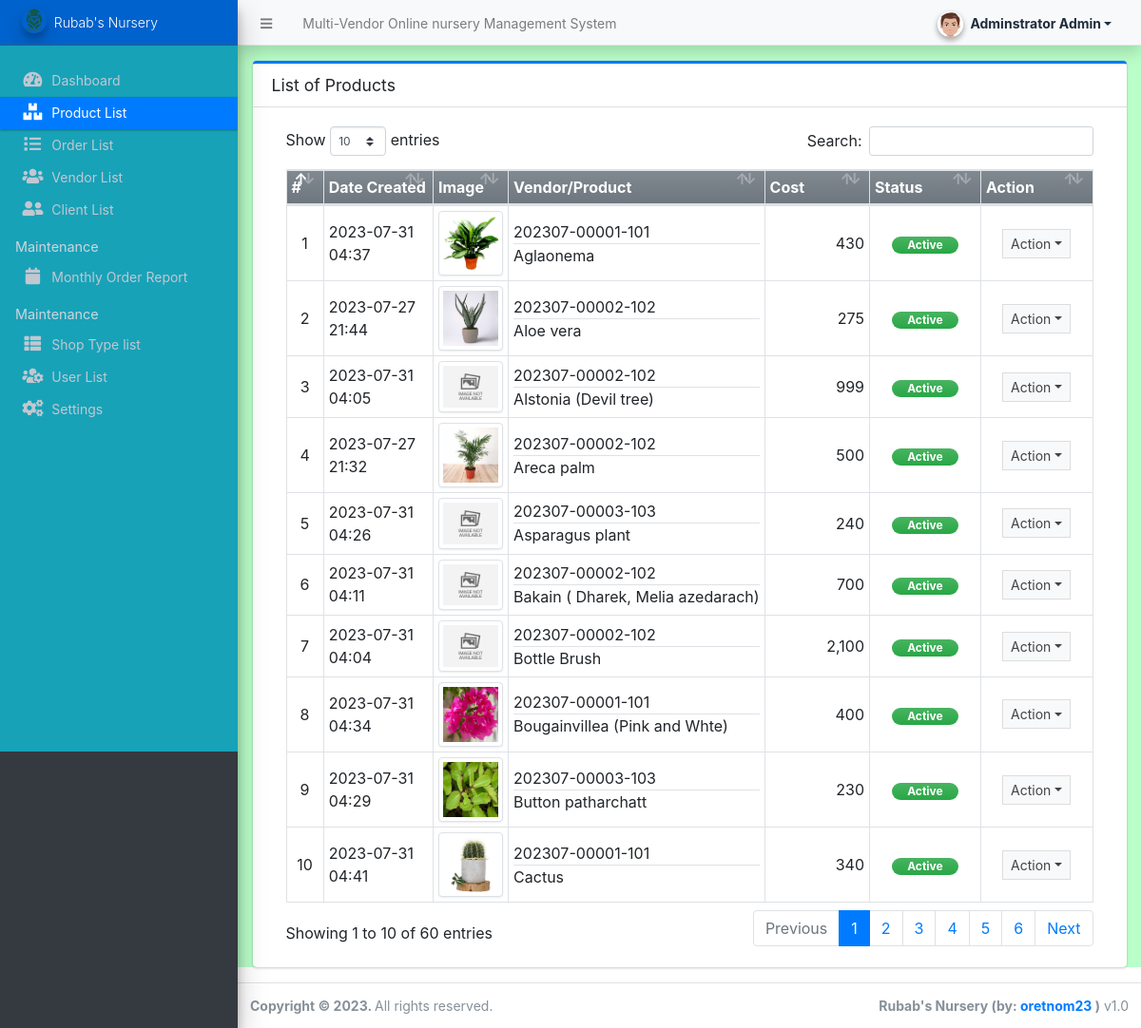
Page /admin/?page=products (signed in) on the committed database.
### tables this page shows
CREATE TABLE `product_list` (
  `id` int(30) NOT NULL,
  `vendor_id` int(30) DEFAULT NULL,
  `category_id` int(30) DEFAULT NULL,
  `name` text NOT NULL,
  `description` text NOT NULL,
  `price` double NOT NULL DEFAULT 0,
  `image_path` text DEFAULT NULL,
  `status` tinyint(1) NOT NULL DEFAULT 1,
  `delete_flag` tinyint(1) NOT NULL DEFAULT 0,
  `date_created` datetime NOT NULL DEFAULT current_timestamp(),
  `date_updated` datetime DEFAULT NULL ON UPDATE current_timestamp()
);

CREATE TABLE `vendor_list` (
  `id` int(30) NOT NULL,
  `code` varchar(100) NOT NULL,
  `shop_type_id` int(30) NOT NULL,
  `shop_name` text NOT NULL,
  `shop_owner` text NOT NULL,
  `contact` text NOT NULL,
  `username` text NOT NULL,
  `password` text NOT NULL,
  `avatar` text DEFAULT NULL,
  `status` tinyint(1) NOT NULL DEFAULT 1,
  `delete_flag` tinyint(1) NOT NULL DEFAULT 0,
  `date_created` datetime NOT NULL DEFAULT current_timestamp(),
  `date_updated` datetime DEFAULT NULL ON UPDATE current_timestamp()
);

### config.php (called while the page is built, shortened)
<?php
function validate_image($file){
    $file = explode("?",$file)[0];
	if(!empty($file)){
		if(is_file(base_app.$file)){
			return base_url.$file;
		}else{
			return base_url.'dist/img/no-image-available.png';
		}
	}else{
		return base_url.'dist/img/no-image-available.png';
	}
}
function format_num($number = 0, $max_decimal = ''){
    if(is_numeric($number)){
        $ex = explode('.',$number);
        $dec = isset($ex[1]) ? strlen($ex[1]) : 0;
        if(empty($max_decimal) || (is_numeric($max_decimal) && $max_decimal >= $dec)){
            return number_format($number,$dec);
        }else{
            if(is_numeric($max_decimal))
                return number_format($number,$max_decimal);
            else
                return "Invalid Maximum Decimal";
        }
    }else{
        return "Invalid Number";
    }
}
?>

### admin/products/index.php (the view, shortened to what this page needs)
<div class="card card-outline card-primary">
	<div class="card-header">
		<h3 class="card-title">List of Products</h3>
	</div>
	<div class="card-body">
		<div class="container-fluid">
        <div class="container-fluid">
			<table class="table table-bordered table-stripped">
				<colgroup>
					<col width="5%">
					<col width="15%">
					<col width="10%">
					<col width="25%">
					<col width="15%">
					<col width="15%">
					<col width="15%">
				</colgroup>
				<thead>
					<tr class="bg-gradient-secondary">
						<th>#</th>
						<th>Date Created</th>
						<th>Image</th>
						<th>Vendor/Product</th>
						<th>Cost</th>
						<th>Status</th>
						<th>Action</th>
					</tr>
				</thead>
				<tbody>
					<?php
					$i = 1;
						$qry = $conn->query("SELECT p.*,v.code, v.shop_name as `vendor` from `product_list` p inner join vendor_list v on p.vendor_id = v.id where p.delete_flag = 0 order by p.`name` asc ");
						while($row = $qry->fetch_assoc()):
					?>
						<tr>
							<td class="text-center"><?php echo $i++; ?></td>
							<td><?php echo date("Y-m-d H:i",strtotime($row['date_created'])) ?></td>
							<td class="text-center"><img src="<?= validate_image($row['image_path']) ?>" alt="Product Image" class="border border-gray img-thumbnail product-img"></td>
							<td>
								<div class="border-bottom text-truncate"><?= $row['code'].'-'.$row['vendor'] ?></div>
								<div class="text-truncate"><?= $row['name'] ?></div>
							</td>
							<td class="text-right"><?php echo format_num($row['price']) ?></td>
							<td class="text-center">
                                <?php if($row['status'] == 1): ?>
                                    <span class="badge badge-success bg-gradient-success px-3 rounded-pill">Active</span>
                                <?php else: ?>
                                    <span class="badge badge-danger bg-gradient-danger px-3 rounded-pill">Inactive</span>
                                <?php endif; ?>
                            </td>
							<td align="center">
								 <button type="button" class="btn btn-flat btn-default btn-sm dropdown-toggle dropdown-icon" data-toggle="dropdown">
				                  		Action
				                  </button>
							</td>
						</tr>
					<?php endwhile; ?>
				</tbody>
			</table>
		</div>
		</div>
	</div>
</div>

### admin/products/index.php (style rules this page uses)
.product-img { width: calc(100%); height: auto; max-width: 5em; object-fit:scale-down; object-position:center center; }

### rows in the picture
product_list: date_created "2023-07-31 04:37", shows a picture, vendor.code "202307-00001", vendor.shop_name "101", name "Aglaonema", price "430", status "Active"
product_list: date_created "2023-07-27 21:44", shows a picture, vendor.code "202307-00002", vendor.shop_name "102", name "Aloe vera", price "275", status "Active"
product_list: date_created "2023-07-31 04:05", vendor.code "202307-00002", vendor.shop_name "102", name "Alstonia (Devil tree)", price "999", status "Active"
product_list: date_created "2023-07-27 21:32", shows a picture, vendor.code "202307-00002", vendor.shop_name "102", name "Areca palm", price "500", status "Active"
product_list: date_created "2023-07-31 04:26", vendor.code "202307-00003", vendor.shop_name "103", name "Asparagus plant", price "240", status "Active"
product_list: date_created "2023-07-31 04:11", vendor.code "202307-00002", vendor.shop_name "102", name "Bakain ( Dharek, Melia azedarach)", price "700", status "Active"
product_list: date_created "2023-07-31 04:04", vendor.code "202307-00002", vendor.shop_name "102", name "Bottle Brush", price "2,100", status "Active"
product_list: date_created "2023-07-31 04:34", shows a picture, vendor.code "202307-00001", vendor.shop_name "101", name "Bougainvillea (Pink and Whte)", price "400", status "Active"
product_list: date_created "2023-07-31 04:29", shows a picture, vendor.code "202307-00003", vendor.shop_name "103", name "Button patharchatt", price "230", status "Active"
product_list: date_created "2023-07-31 04:41", shows a picture, vendor.code "202307-00001", vendor.shop_name "101", name "Cactus", price "340", status "Active"

### other values in the picture
$_settings->info('name') "Multi-Vendor Online nursery Management System"
$_settings->userdata('firstname').' '.$_settings->userdata('lastname') "Adminstrator Admin"
$_settings->info('short_name') "Rubab's Nursery"
